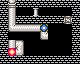

The image is a tile-based game level rendered from a .tmx file. Its description and complete source (layers, tilesets, objects, tile grids) follow:
An orthogonal 10x8 tile map with 8x8 px tiles, 1 tile layer (4).

<map version="1.2" tiledversion="1.3.3" orientation="orthogonal" renderorder="right-down" width="10" height="8" tilewidth="8" tileheight="8" infinite="0" nextlayerid="2" nextobjectid="1">
 <tileset firstgid="1" source="tileset.tsx" />
 <layer id="1" name="4" width="10" height="8">
  <data encoding="csv">
1,4,1,1,1,1,1,1,1,1,
1,5,0,0,2,0,0,0,0,1,
1,5,1,1,1,1,1,1,15,1,
1,3,8,8,8,16,0,0,0,1,
1,0,0,0,0,3,0,0,0,1,
1,5,7,0,0,0,0,0,0,1,
1,10,9,0,0,0,0,0,0,1,
1,1,1,1,1,1,1,1,1,1
</data>
 </layer>
</map>
